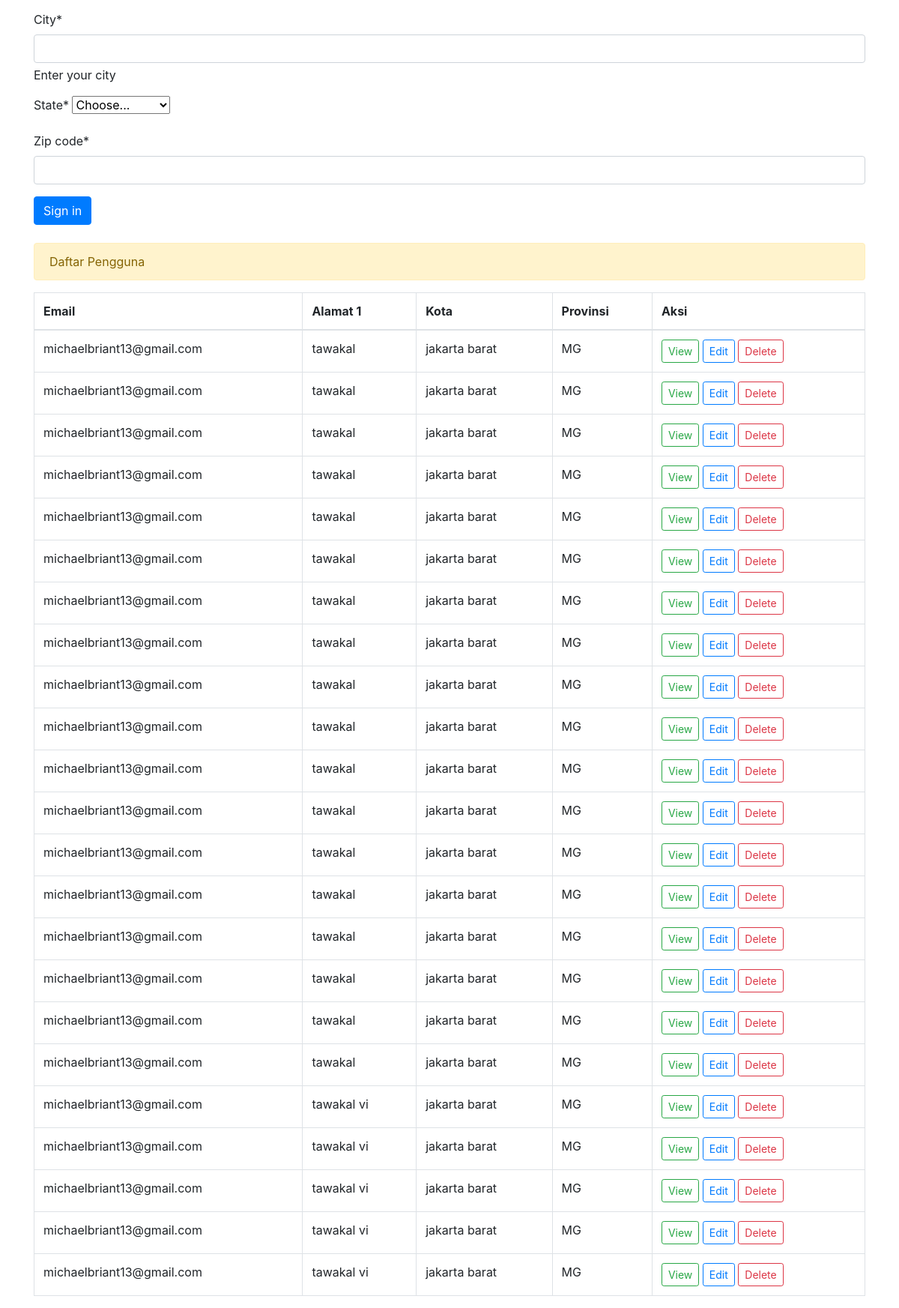
Before: / (lower part) with the older database file.
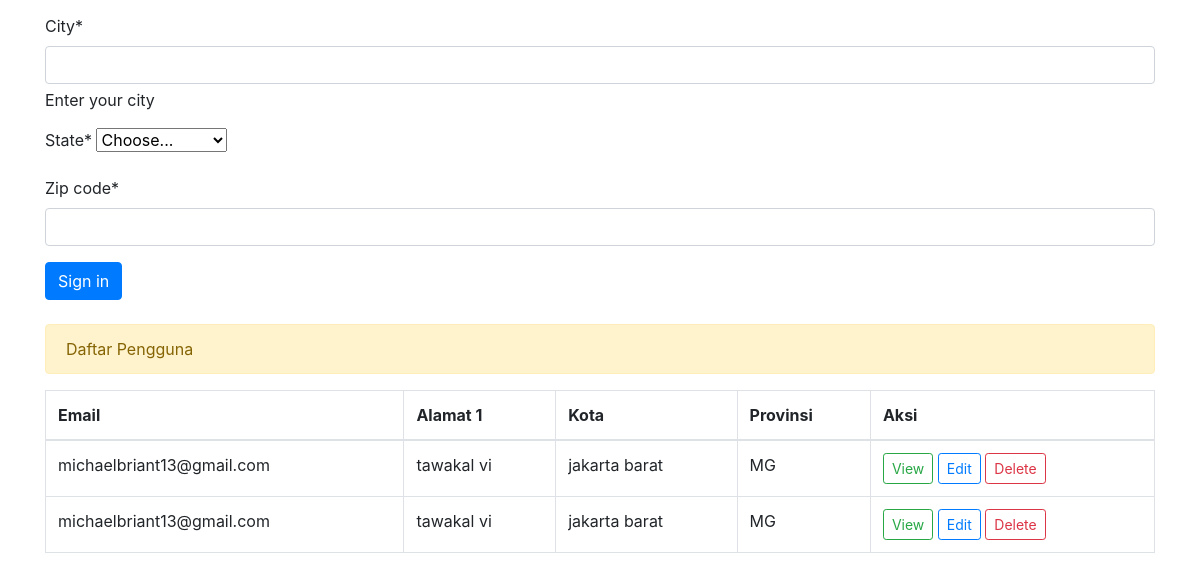
After: the same page with the newer database file.
### data_entry/models.py (models this page shows, shortened)
class Pengguna(models.Model):
    email = models.EmailField()
    password = models.CharField(max_length=100)
    address_1 = models.TextField()
    address_2 = models.TextField(null=True, blank=True)
    city = models.CharField(max_length=20, help_text='Enter your city')
    state = models.TextField()
    zip_code = models.CharField(max_length=7)
    tanggal_join = models.DateField(auto_now=True)

### data_entry/views.py (the view)
# urls.py: path('', views.set_pengguna, name='set_pengguna'),
def set_pengguna(request):
    list_pengguna = Pengguna.objects.all().order_by('-id')
    context = None
    form = PenggunaForm(None)
    email_p = None
    if request.method == "POST":
        form = PenggunaForm(request.POST)
        if form.is_valid():
            email = form.cleaned_data['email']
            request.session['email'] = email
            request.session.modified = True
            form.save()
            list_pengguna = Pengguna.objects.all().order_by('-id')
            context = {
                'form': form,
                'list_pengguna' : list_pengguna,
                'email_p' : email_p,
            }
            return render(request, 'data_entry/input_data_1.html',context)
    else:
        context = {
            'form': form,
            'list_pengguna' : list_pengguna,
        }
    return render(request, 'data_entry/input_data_1.html',context)

### data_entry/forms.py
class PenggunaForm(forms.ModelForm):
    state = forms.ChoiceField(choices=STATES)
    class Meta:
        model = Pengguna
        exclude = ['tanggal_join',]

### data_entry/templates/data_entry/input_data_1.html (shortened to what this page needs)
{% extends 'base.html' %}
{% load crispy_forms_tags %}
{% block content %}
<form method="post">
    {{ form|crispy }}
    <button type="submit" class="btn btn-primary">Sign in</button>
</form>
<div class="alert alert-warning mt-4" role="alert">
    Daftar Pengguna
</div>
<table class="table table-bordered">
    <thead>
        <tr>
            <th>Email</th>
            <th>Alamat 1</th>
            <th>Kota</th>
            <th>Provinsi</th>
            <th>Aksi</th>
        </tr>
    </thead>
    <tbody>
        {% for pengguna in list_pengguna %}
        <tr>
            <td>{{ pengguna.email }}</td>
            <td>{{ pengguna.address_1 }}</td>
            <td>{{ pengguna.city }}</td>
            <td>{{ pengguna.state }}</td>
            <td>
                <a href="{% url 'data_entry:view_pengguna' pengguna.id %}" class="btn btn-outline-success btn-sm">View</a>
                <a href="{% url 'data_entry:update_pengguna' pengguna.id %}" class="btn btn-outline-primary btn-sm">Edit</a>
                <a href="{% url 'data_entry:delete_pengguna' pengguna.id %}" class="btn btn-outline-danger btn-sm"
                   onclick="return confirm('Yakin ingin menghapus pengguna ini?')">Delete</a>
            </td>
        </tr>
        {% empty %}
        <tr><td colspan="5" class="text-center">Belum ada pengguna yang terdaftar.</td></tr>
        {% endfor %}
    </tbody>
</table>
{% endblock %}

Changed rows visible on the page:
removed Pengguna: email "michaelbriant13@gmail.com", address_1 "tawakal", city "jakarta barat", state "MG"
removed Pengguna: email "michaelbriant13@gmail.com", address_1 "tawakal", city "jakarta barat", state "MG"
removed Pengguna: email "michaelbriant13@gmail.com", address_1 "tawakal", city "jakarta barat", state "MG"
removed Pengguna: email "michaelbriant13@gmail.com", address_1 "tawakal", city "jakarta barat", state "MG"
removed Pengguna: email "michaelbriant13@gmail.com", address_1 "tawakal", city "jakarta barat", state "MG"
removed Pengguna: email "michaelbriant13@gmail.com", address_1 "tawakal", city "jakarta barat", state "MG"
removed Pengguna: email "michaelbriant13@gmail.com", address_1 "tawakal", city "jakarta barat", state "MG"
removed Pengguna: email "michaelbriant13@gmail.com", address_1 "tawakal", city "jakarta barat", state "MG"
removed Pengguna: email "michaelbriant13@gmail.com", address_1 "tawakal", city "jakarta barat", state "MG"
removed Pengguna: email "michaelbriant13@gmail.com", address_1 "tawakal", city "jakarta barat", state "MG"
removed Pengguna: email "michaelbriant13@gmail.com", address_1 "tawakal", city "jakarta barat", state "MG"
removed Pengguna: email "michaelbriant13@gmail.com", address_1 "tawakal", city "jakarta barat", state "MG"
removed Pengguna: email "michaelbriant13@gmail.com", address_1 "tawakal", city "jakarta barat", state "MG"
removed Pengguna: email "michaelbriant13@gmail.com", address_1 "tawakal", city "jakarta barat", state "MG"
removed Pengguna: email "michaelbriant13@gmail.com", address_1 "tawakal", city "jakarta barat", state "MG"
removed Pengguna: email "michaelbriant13@gmail.com", address_1 "tawakal", city "jakarta barat", state "MG"
removed Pengguna: email "michaelbriant13@gmail.com", address_1 "tawakal", city "jakarta barat", state "MG"
removed Pengguna: email "michaelbriant13@gmail.com", address_1 "tawakal", city "jakarta barat", state "MG"
removed Pengguna: email "michaelbriant13@gmail.com", address_1 "tawakal vi", city "jakarta barat", state "MG"
removed Pengguna: email "michaelbriant13@gmail.com", address_1 "tawakal vi", city "jakarta barat", state "MG"
removed Pengguna: email "michaelbriant13@gmail.com", address_1 "tawakal vi", city "jakarta barat", state "MG"
